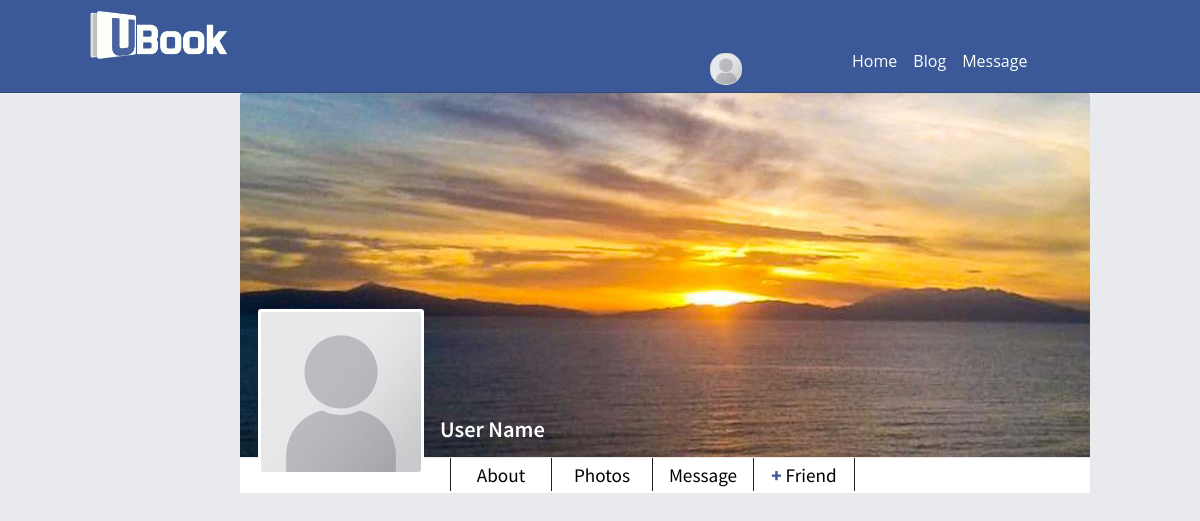
/user_profile/, run on an earlier commit of the app's database.
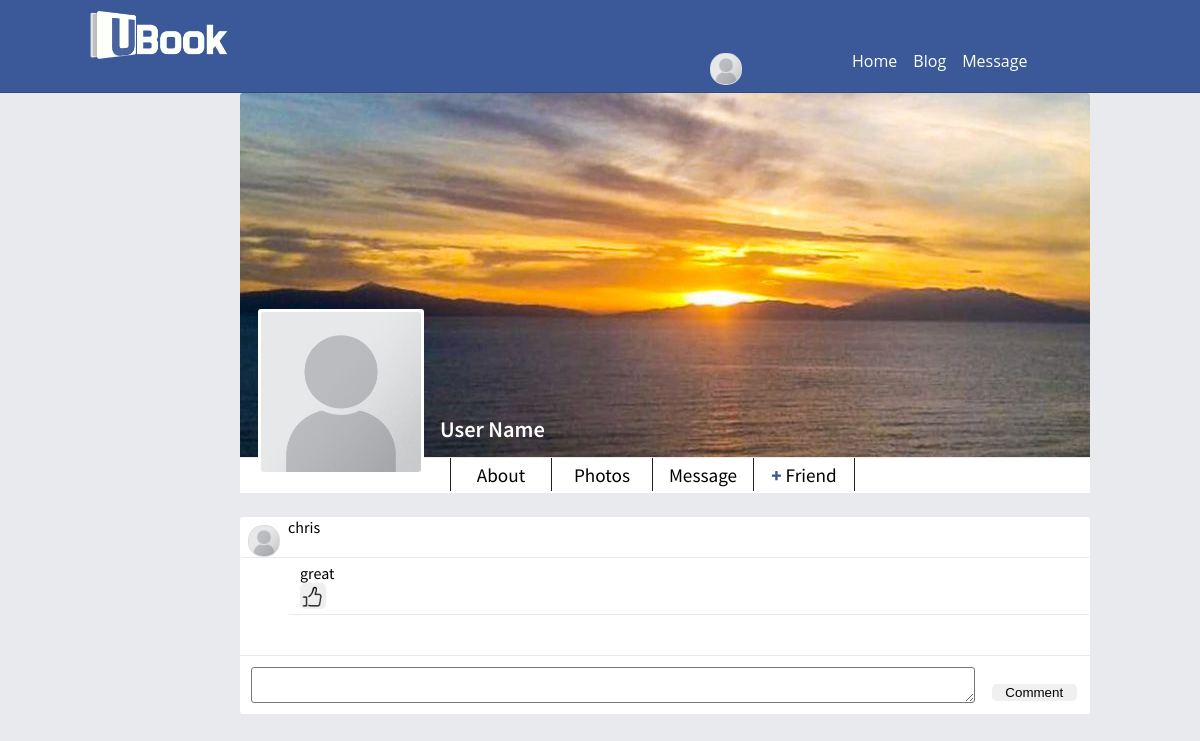
And on a later commit of the database.
### blog/models.py (models this page shows, shortened)
class Post(models.Model):
    id = models.AutoField(primary_key=True)
    title = models.CharField(max_length=100, null=True, blank=True)
    content = models.TextField()
    media = models.CharField(max_length =100, null=True, blank=True)
    date_posted = models.DateTimeField(auto_now_add=True)
    author = models.ForeignKey(settings.AUTH_USER_MODEL, on_delete=models.CASCADE, null=True, blank=True)
    likes = models.IntegerField(default=0)
    parent_id = models.IntegerField(null=True, blank=True)

### user_profile/models.py (models this page shows)
class User(AbstractUser):
    prof_pic = models.ImageField(null=True, default=default_prof_pic())
    def __str__(self):
        return self.username

### user_profile/views.py (the view)
# urls.py: path('', views.home, name = 'blog-home'),
def home(request):
    posts = Post.objects.filter(parent_id=None).order_by('date_posted').reverse()
    context = {
        'posts': []
    }
    for i in posts:
        comments = Post.objects.filter(parent_id=i.id).order_by('date_posted')
        if comments:
            context['posts'].append([i, comments])
        else:
            context['posts'].append([i, []])
    return render(request, 'user_profile/profile.html', context)

### user_profile/templates/user_profile/profile.html (shortened to what this page needs)
{% extends "user_profile/user_base.html" %}
{% block content %}
<main>
    <div class="main_container" id="cover">
        <div id="profile_img_div">
            <img id="profile_img" src="{% static 'user_profile/profile-placeholder.png' %}" alt="profile image"/>
        </div>
        <div id="profile_username">
            <p>User Name</p>
        </div>
        <div id="info_footer">
            <a href="#"><div class="profile_btn" id="about_btn" alt="About">
                <p>About</p>
            </div></a>
            <a href="#"><div class="profile_btn" id="photos" alt="Photos">
                <p>Photos</p>
            </div></a>
            <a href="/message"><div class="profile_btn" id="send_private_msg" alt="Send Private Message">
                <p>Message</p>
            </div></a>
            <a href="#"><div class="profile_btn" id="friend_request" alt="Send Friend Request">
                <p><span class="blue bold">+</span> Friend</p>
            </div></a>
        </div>
    </div>
    <div id="feed_wall">
        {% for post in posts %}
        <div class="container" >
            <div class="post_block" id={{post.0.id}}>
                <div class="post_header">
                    <img class="user_mini_pic" src="{% static 'user_profile/profile-placeholder.png' %}"/>
                    <p>{{post.0.author}}</p>
                </div>
                <div class="post">
                    <p>
                        {{post.0.content}}
                    </p>
                    {% if post.0.likes == 1 %}
                    <button class="likebtn" onclick="sendLike(this);" style="background-color: blue">
                        <img class="likebtn" src="{% static 'user_profile/like.png' %}">
                    </button>
                    {% else %}
                    <button class="likebtn" onclick="sendLike(this);">
                        <img class="likebtn" src="{% static 'user_profile/like.png' %}">
                    </button>
                    {% endif %}
                </div>
                <br><br>
                <div class="add_comment_post_div">
                    <textarea class="followup" id="followup1"></textarea>
                    <button class="followup_comment_btn" onclick="sendComment(this);">Comment</button>
                </div>
            </div>
        </div>
        {% endfor %}
    </div>
</main>
{% endblock content %}

What changed in the data, as far as the page shows it:
added Post: author.username "chris", content "great", likes 0 (drawn)
